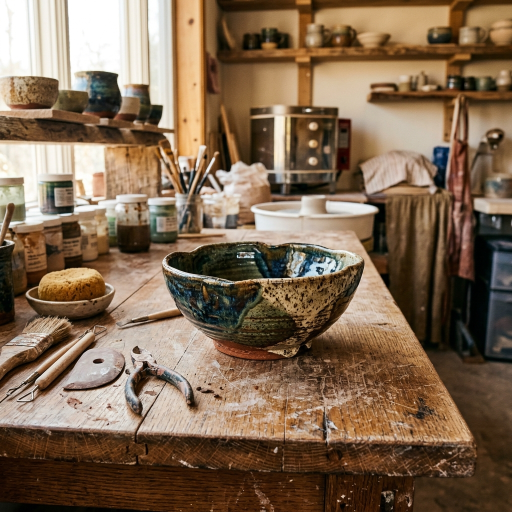
#> input picture backend/test_images/artisan_craft_1_1789667949013.jpg, 1024 x 1024 px (shown at 1/2 size)
$ python -i cv_quality.py   (imports and definitions only)   (older library calls are emulated)
#> lines starting #> are read from the running program, lines starting #| are printed output that depends on the picture
import cv2
import numpy as np
from PIL import Image

class CVQualityChecker:
    def __init__(self, blur_threshold: float = 100.0, max_dimension: int = 1600):
        self.blur_threshold = blur_threshold
        self.max_dimension = max_dimension

    def process_and_check(self, pil_image: Image.Image) -> tuple[np.ndarray, dict]:
        # Convert PIL to cv2 (NumPy) BGR
        cv_image = cv2.cvtColor(np.array(pil_image), cv2.COLOR_RGB2BGR)
#> cv_image is the input picture: shape (1024, 1024, 3); mean B, G, R 81.8, 104.4, 127.6

        # Resize if necessary
        h, w = cv_image.shape[:2]
#> h = 1024; w = 1024
        if max(h, w) > self.max_dimension:
            scale = self.max_dimension / max(h, w)
            cv_image = cv2.resize(cv_image, (int(w * scale), int(h * scale)), interpolation=cv2.INTER_AREA)

        # Check blur (Variance of Laplacian)
        gray = cv2.cvtColor(cv_image, cv2.COLOR_BGR2GRAY)
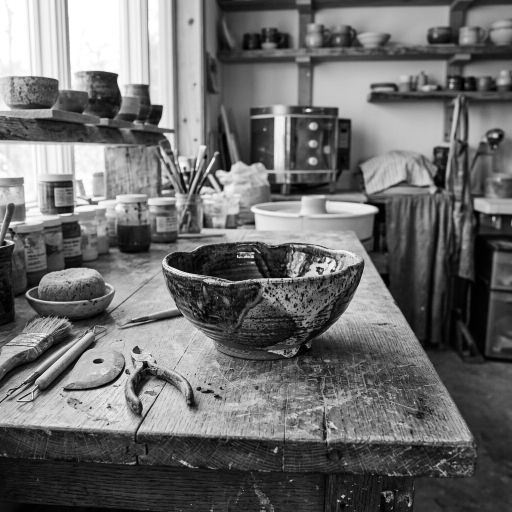
#> gray: shape (1024, 1024) (shown at 1/2 size); min 0, max 255, mean 108.8
        blur_score = cv2.Laplacian(gray, cv2.CV_64F).var()
#> blur_score = 600.6

        # Basic luminance check
        mean_luminance = np.mean(gray)
#> mean_luminance = 108.8

        quality_metrics = {
            "blur_score": blur_score,
            "is_blurry": blur_score < self.blur_threshold,
            "mean_luminance": mean_luminance,
            "width": cv_image.shape[1],
            "height": cv_image.shape[0]
        }
#> quality_metrics = {'blur_score': 600.6, 'is_blurry': False, 'mean_luminance': 108.8, 'width': 1024, 'height': 1024}

        return cv_image, quality_metrics

cv_quality = CVQualityChecker()

>>> import cv2
>>> picture = cv2.cvtColor(cv2.imread('../../../../backend/test_images/artisan_craft_1_1789667949013.jpg'), cv2.COLOR_BGR2RGB)
>>> result = CVQualityChecker().process_and_check(picture)

$ run again, on backend/test_images/artisan_craft_2_1789667964199.jpg
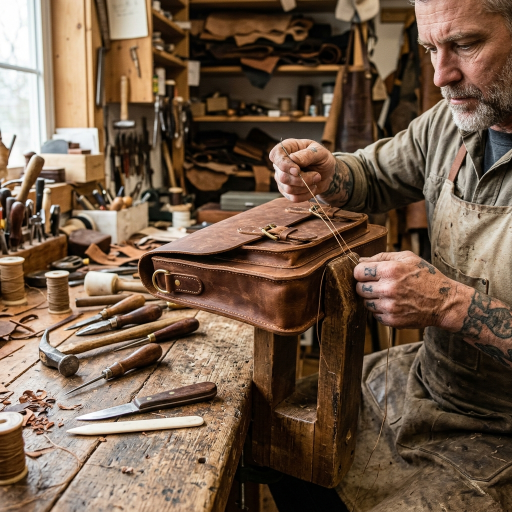
#> input picture backend/test_images/artisan_craft_2_1789667964199.jpg, 1024 x 1024 px (shown at 1/2 size)
#> in process_and_check, cv_image is the input picture: shape (1024, 1024, 3); mean B, G, R 72.3, 91, 113.6
#> in process_and_check, `gray = cv2.cvtColor(cv_image, cv2.COLOR_BGR2GRAY)`:
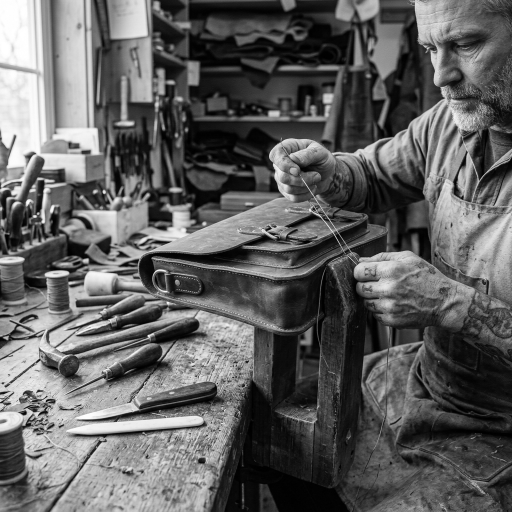
#> gray: shape (1024, 1024) (shown at 1/2 size); min 0, max 255, mean 95.7
#> blur_score = 870.9
#> mean_luminance = 95.65
#> quality_metrics = {'blur_score': 870.9, 'is_blurry': False, 'mean_luminance': 95.65, 'width': 1024, 'height': 1024}

$ run again, on backend/test_images/artisan_craft_3_1789667978264.jpg
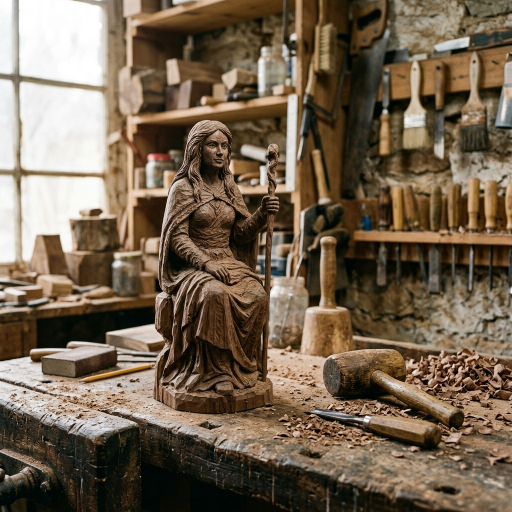
#> input picture backend/test_images/artisan_craft_3_1789667978264.jpg, 1024 x 1024 px (shown at 1/2 size)
#> in process_and_check, cv_image is the input picture: shape (1024, 1024, 3); mean B, G, R 80.2, 99.3, 116.1
#> in process_and_check, `gray = cv2.cvtColor(cv_image, cv2.COLOR_BGR2GRAY)`:
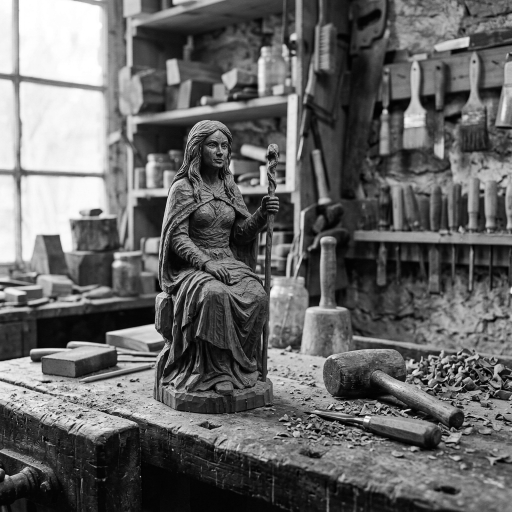
#> gray: shape (1024, 1024) (shown at 1/2 size); min 0, max 255, mean 102.2
#> blur_score = 821
#> mean_luminance = 102.2
#> quality_metrics = {'blur_score': 821, 'is_blurry': False, 'mean_luminance': 102.2, 'width': 1024, 'height': 1024}
